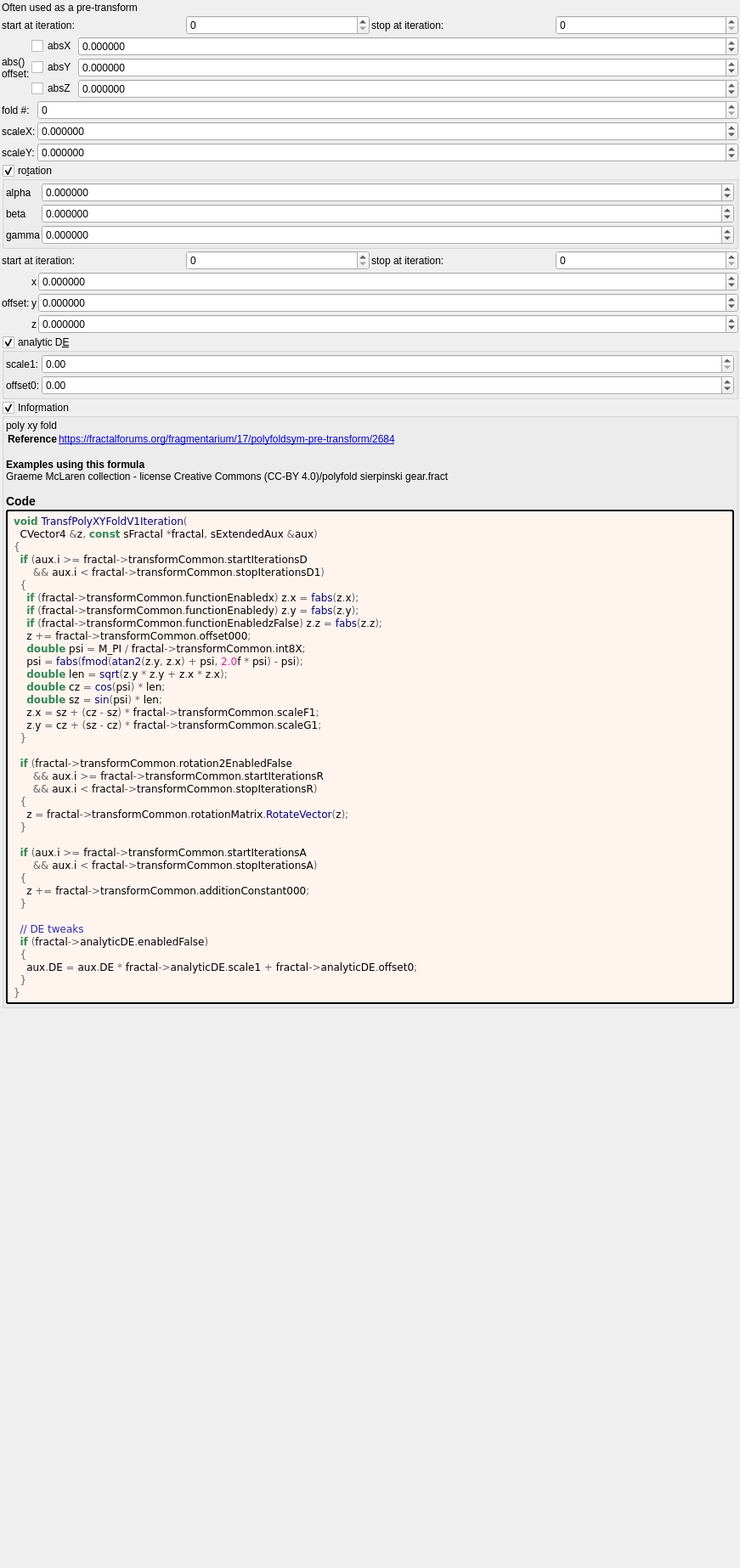
<?xml version="1.0" encoding="UTF-8"?>
<ui version="4.0">
 <class>transf_poly_xy_fold_v1</class>
 <widget class="QWidget" name="Form">
  <property name="geometry">
   <rect>
    <x>0</x>
    <y>0</y>
    <width>871</width>
    <height>1846</height>
   </rect>
  </property>
  <property name="windowTitle">
   <string notr="true">transf_poly_xy_fold_v1</string>
  </property>
  <layout class="QVBoxLayout" name="verticalLayout">
   <property name="spacing">
    <number>2</number>
   </property>
   <property name="leftMargin">
    <number>2</number>
   </property>
   <property name="topMargin">
    <number>2</number>
   </property>
   <property name="rightMargin">
    <number>2</number>
   </property>
   <property name="bottomMargin">
    <number>2</number>
   </property>
   <item>
    <widget class="QLabel" name="label_168">
     <property name="text">
      <string>Often used as a pre-transform</string>
     </property>
    </widget>
   </item>
   <item>
    <layout class="QGridLayout" name="gridLayout_70">
     <property name="spacing">
      <number>2</number>
     </property>
     <item row="0" column="2">
      <widget class="QLabel" name="label_265">
       <property name="text">
        <string>stop at iteration:</string>
       </property>
      </widget>
     </item>
     <item row="0" column="0">
      <widget class="QLabel" name="label_266">
       <property name="text">
        <string>start at iteration:</string>
       </property>
      </widget>
     </item>
     <item row="0" column="3">
      <widget class="MySpinBox" name="spinboxInt_transf_stop_iterations_D1">
       <property name="sizePolicy">
        <sizepolicy hsizetype="Minimum" vsizetype="Maximum">
         <horstretch>0</horstretch>
         <verstretch>0</verstretch>
        </sizepolicy>
       </property>
       <property name="maximum">
        <number>999</number>
       </property>
      </widget>
     </item>
     <item row="0" column="1">
      <widget class="MySpinBox" name="spinboxInt_transf_start_iterations_D">
       <property name="sizePolicy">
        <sizepolicy hsizetype="Minimum" vsizetype="Maximum">
         <horstretch>0</horstretch>
         <verstretch>0</verstretch>
        </sizepolicy>
       </property>
       <property name="maximum">
        <number>999</number>
       </property>
      </widget>
     </item>
    </layout>
   </item>
   <item>
    <layout class="QGridLayout" name="gridLayout_12" columnstretch="0,0,1">
     <property name="spacing">
      <number>2</number>
     </property>
     <item row="2" column="2">
      <widget class="MyDoubleSpinBox" name="spinbox3_transf_offset_000_z">
       <property name="sizePolicy">
        <sizepolicy hsizetype="Minimum" vsizetype="Maximum">
         <horstretch>0</horstretch>
         <verstretch>0</verstretch>
        </sizepolicy>
       </property>
       <property name="prefix">
        <string/>
       </property>
       <property name="suffix">
        <string/>
       </property>
       <property name="decimals">
        <number>6</number>
       </property>
       <property name="minimum">
        <double>-99.989999999999995</double>
       </property>
       <property name="maximum">
        <double>99.989999999999995</double>
       </property>
       <property name="singleStep">
        <double>0.100000000000000</double>
       </property>
      </widget>
     </item>
     <item row="1" column="2">
      <widget class="MyDoubleSpinBox" name="spinbox3_transf_offset_000_y">
       <property name="sizePolicy">
        <sizepolicy hsizetype="Minimum" vsizetype="Maximum">
         <horstretch>0</horstretch>
         <verstretch>0</verstretch>
        </sizepolicy>
       </property>
       <property name="prefix">
        <string/>
       </property>
       <property name="suffix">
        <string/>
       </property>
       <property name="decimals">
        <number>6</number>
       </property>
       <property name="minimum">
        <double>-99.989999999999995</double>
       </property>
       <property name="maximum">
        <double>99.989999999999995</double>
       </property>
       <property name="singleStep">
        <double>0.100000000000000</double>
       </property>
      </widget>
     </item>
     <item row="0" column="2">
      <widget class="MyDoubleSpinBox" name="spinbox3_transf_offset_000_x">
       <property name="sizePolicy">
        <sizepolicy hsizetype="Minimum" vsizetype="Maximum">
         <horstretch>0</horstretch>
         <verstretch>0</verstretch>
        </sizepolicy>
       </property>
       <property name="prefix">
        <string/>
       </property>
       <property name="suffix">
        <string/>
       </property>
       <property name="decimals">
        <number>6</number>
       </property>
       <property name="minimum">
        <double>-99.989999999999995</double>
       </property>
       <property name="maximum">
        <double>99.989999999999995</double>
       </property>
       <property name="singleStep">
        <double>0.100000000000000</double>
       </property>
      </widget>
     </item>
     <item row="0" column="0" rowspan="3">
      <widget class="QLabel" name="label_261">
       <property name="text">
        <string>abs()
offset:</string>
       </property>
      </widget>
     </item>
     <item row="0" column="1">
      <widget class="MyCheckBox" name="checkBox_transf_function_enabledx">
       <property name="text">
        <string>absX</string>
       </property>
      </widget>
     </item>
     <item row="1" column="1">
      <widget class="MyCheckBox" name="checkBox_transf_function_enabledy">
       <property name="text">
        <string>absY</string>
       </property>
      </widget>
     </item>
     <item row="2" column="1">
      <widget class="MyCheckBox" name="checkBox_transf_function_enabledz_false">
       <property name="text">
        <string>absZ</string>
       </property>
      </widget>
     </item>
    </layout>
   </item>
   <item>
    <layout class="QGridLayout" name="gridLayout_13" columnstretch="0,1">
     <property name="spacing">
      <number>2</number>
     </property>
     <item row="0" column="1">
      <widget class="MySpinBox" name="spinboxInt_transf_int8_X">
       <property name="sizePolicy">
        <sizepolicy hsizetype="Minimum" vsizetype="Maximum">
         <horstretch>0</horstretch>
         <verstretch>0</verstretch>
        </sizepolicy>
       </property>
       <property name="maximum">
        <number>999</number>
       </property>
      </widget>
     </item>
     <item row="2" column="0">
      <widget class="QLabel" name="label_48">
       <property name="text">
        <string notr="true">scaleY:</string>
       </property>
      </widget>
     </item>
     <item row="1" column="0">
      <widget class="QLabel" name="label_47">
       <property name="text">
        <string notr="true">scaleX:</string>
       </property>
      </widget>
     </item>
     <item row="2" column="1">
      <widget class="MyDoubleSpinBox" name="spinbox_transf_scaleG_1">
       <property name="enabled">
        <bool>true</bool>
       </property>
       <property name="sizePolicy">
        <sizepolicy hsizetype="Minimum" vsizetype="Maximum">
         <horstretch>0</horstretch>
         <verstretch>0</verstretch>
        </sizepolicy>
       </property>
       <property name="prefix">
        <string/>
       </property>
       <property name="suffix">
        <string/>
       </property>
       <property name="decimals">
        <number>6</number>
       </property>
       <property name="minimum">
        <double>-99.989999999999995</double>
       </property>
       <property name="maximum">
        <double>99.989999999999995</double>
       </property>
       <property name="singleStep">
        <double>0.100000000000000</double>
       </property>
      </widget>
     </item>
     <item row="1" column="1">
      <widget class="MyDoubleSpinBox" name="spinbox_transf_scaleF_1">
       <property name="enabled">
        <bool>true</bool>
       </property>
       <property name="sizePolicy">
        <sizepolicy hsizetype="Minimum" vsizetype="Maximum">
         <horstretch>0</horstretch>
         <verstretch>0</verstretch>
        </sizepolicy>
       </property>
       <property name="prefix">
        <string/>
       </property>
       <property name="suffix">
        <string/>
       </property>
       <property name="decimals">
        <number>6</number>
       </property>
       <property name="minimum">
        <double>-99.989999999999995</double>
       </property>
       <property name="maximum">
        <double>99.989999999999995</double>
       </property>
       <property name="singleStep">
        <double>0.100000000000000</double>
       </property>
      </widget>
     </item>
     <item row="0" column="0">
      <widget class="QLabel" name="label_50">
       <property name="text">
        <string notr="true">fold #:</string>
       </property>
      </widget>
     </item>
    </layout>
   </item>
   <item>
    <widget class="MyGroupBox" name="groupCheck_transf_rotation2_enabled_false">
     <property name="title">
      <string>ro&amp;tation</string>
     </property>
     <property name="checkable">
      <bool>true</bool>
     </property>
     <layout class="QVBoxLayout" name="verticalLayout_9" stretch="0">
      <property name="spacing">
       <number>2</number>
      </property>
      <property name="leftMargin">
       <number>2</number>
      </property>
      <property name="topMargin">
       <number>2</number>
      </property>
      <property name="rightMargin">
       <number>2</number>
      </property>
      <property name="bottomMargin">
       <number>2</number>
      </property>
      <item>
       <layout class="QGridLayout" name="gridLayout_14" columnstretch="0,1">
        <property name="spacing">
         <number>2</number>
        </property>
        <item row="1" column="1">
         <widget class="MyDoubleSpinBox" name="spinboxd3_transf_rotation_y">
          <property name="sizePolicy">
           <sizepolicy hsizetype="Minimum" vsizetype="Maximum">
            <horstretch>0</horstretch>
            <verstretch>0</verstretch>
           </sizepolicy>
          </property>
          <property name="prefix">
           <string/>
          </property>
          <property name="suffix">
           <string/>
          </property>
          <property name="decimals">
           <number>6</number>
          </property>
          <property name="minimum">
           <double>-36000.000000000000000</double>
          </property>
          <property name="maximum">
           <double>36000.000000000000000</double>
          </property>
          <property name="singleStep">
           <double>1.000000000000000</double>
          </property>
         </widget>
        </item>
        <item row="0" column="1">
         <widget class="MyDoubleSpinBox" name="spinboxd3_transf_rotation_x">
          <property name="sizePolicy">
           <sizepolicy hsizetype="Minimum" vsizetype="Maximum">
            <horstretch>0</horstretch>
            <verstretch>0</verstretch>
           </sizepolicy>
          </property>
          <property name="prefix">
           <string/>
          </property>
          <property name="suffix">
           <string/>
          </property>
          <property name="decimals">
           <number>6</number>
          </property>
          <property name="minimum">
           <double>-36000.000000000000000</double>
          </property>
          <property name="maximum">
           <double>36000.000000000000000</double>
          </property>
          <property name="singleStep">
           <double>1.000000000000000</double>
          </property>
         </widget>
        </item>
        <item row="2" column="1">
         <widget class="MyDoubleSpinBox" name="spinboxd3_transf_rotation_z">
          <property name="sizePolicy">
           <sizepolicy hsizetype="Minimum" vsizetype="Maximum">
            <horstretch>0</horstretch>
            <verstretch>0</verstretch>
           </sizepolicy>
          </property>
          <property name="prefix">
           <string/>
          </property>
          <property name="suffix">
           <string/>
          </property>
          <property name="decimals">
           <number>6</number>
          </property>
          <property name="minimum">
           <double>-36000.000000000000000</double>
          </property>
          <property name="maximum">
           <double>36000.000000000000000</double>
          </property>
          <property name="singleStep">
           <double>1.000000000000000</double>
          </property>
         </widget>
        </item>
        <item row="0" column="0">
         <widget class="QLabel" name="label_46">
          <property name="text">
           <string notr="true">alpha</string>
          </property>
         </widget>
        </item>
        <item row="2" column="0">
         <widget class="QLabel" name="label_45">
          <property name="text">
           <string notr="true">gamma</string>
          </property>
         </widget>
        </item>
        <item row="1" column="0">
         <widget class="QLabel" name="label_49">
          <property name="text">
           <string notr="true">beta</string>
          </property>
         </widget>
        </item>
       </layout>
      </item>
     </layout>
    </widget>
   </item>
   <item>
    <layout class="QGridLayout" name="gridLayout_62">
     <property name="spacing">
      <number>2</number>
     </property>
     <item row="0" column="0">
      <widget class="QLabel" name="label_246">
       <property name="text">
        <string>start at iteration:</string>
       </property>
      </widget>
     </item>
     <item row="0" column="1">
      <widget class="MySpinBox" name="spinboxInt_transf_start_iterations_A">
       <property name="sizePolicy">
        <sizepolicy hsizetype="Minimum" vsizetype="Maximum">
         <horstretch>0</horstretch>
         <verstretch>0</verstretch>
        </sizepolicy>
       </property>
       <property name="maximum">
        <number>999</number>
       </property>
      </widget>
     </item>
     <item row="0" column="2">
      <widget class="QLabel" name="label_247">
       <property name="text">
        <string>stop at iteration:</string>
       </property>
      </widget>
     </item>
     <item row="0" column="3">
      <widget class="MySpinBox" name="spinboxInt_transf_stop_iterations_A">
       <property name="sizePolicy">
        <sizepolicy hsizetype="Minimum" vsizetype="Maximum">
         <horstretch>0</horstretch>
         <verstretch>0</verstretch>
        </sizepolicy>
       </property>
       <property name="maximum">
        <number>999</number>
       </property>
      </widget>
     </item>
    </layout>
   </item>
   <item>
    <layout class="QGridLayout" name="gridLayout_44" columnstretch="0,0,1">
     <property name="spacing">
      <number>2</number>
     </property>
     <item row="0" column="1">
      <widget class="QLabel" name="label_160">
       <property name="text">
        <string notr="true">x</string>
       </property>
      </widget>
     </item>
     <item row="1" column="1">
      <widget class="QLabel" name="label_162">
       <property name="text">
        <string notr="true">y</string>
       </property>
      </widget>
     </item>
     <item row="0" column="0" rowspan="3">
      <widget class="QLabel" name="label_164">
       <property name="text">
        <string>offset:</string>
       </property>
      </widget>
     </item>
     <item row="2" column="2">
      <widget class="MyDoubleSpinBox" name="spinbox3_transf_addition_constant_z">
       <property name="sizePolicy">
        <sizepolicy hsizetype="Minimum" vsizetype="Maximum">
         <horstretch>0</horstretch>
         <verstretch>0</verstretch>
        </sizepolicy>
       </property>
       <property name="prefix">
        <string/>
       </property>
       <property name="suffix">
        <string/>
       </property>
       <property name="decimals">
        <number>6</number>
       </property>
       <property name="minimum">
        <double>-99.989999999999995</double>
       </property>
       <property name="maximum">
        <double>99.989999999999995</double>
       </property>
       <property name="singleStep">
        <double>0.100000000000000</double>
       </property>
      </widget>
     </item>
     <item row="0" column="2">
      <widget class="MyDoubleSpinBox" name="spinbox3_transf_addition_constant_x">
       <property name="sizePolicy">
        <sizepolicy hsizetype="Minimum" vsizetype="Maximum">
         <horstretch>0</horstretch>
         <verstretch>0</verstretch>
        </sizepolicy>
       </property>
       <property name="prefix">
        <string/>
       </property>
       <property name="suffix">
        <string/>
       </property>
       <property name="decimals">
        <number>6</number>
       </property>
       <property name="minimum">
        <double>-99.989999999999995</double>
       </property>
       <property name="maximum">
        <double>99.989999999999995</double>
       </property>
       <property name="singleStep">
        <double>0.100000000000000</double>
       </property>
      </widget>
     </item>
     <item row="1" column="2">
      <widget class="MyDoubleSpinBox" name="spinbox3_transf_addition_constant_y">
       <property name="sizePolicy">
        <sizepolicy hsizetype="Minimum" vsizetype="Maximum">
         <horstretch>0</horstretch>
         <verstretch>0</verstretch>
        </sizepolicy>
       </property>
       <property name="prefix">
        <string/>
       </property>
       <property name="suffix">
        <string/>
       </property>
       <property name="decimals">
        <number>6</number>
       </property>
       <property name="minimum">
        <double>-99.989999999999995</double>
       </property>
       <property name="maximum">
        <double>99.989999999999995</double>
       </property>
       <property name="singleStep">
        <double>0.100000000000000</double>
       </property>
      </widget>
     </item>
     <item row="2" column="1">
      <widget class="QLabel" name="label_163">
       <property name="text">
        <string notr="true">z</string>
       </property>
      </widget>
     </item>
    </layout>
   </item>
   <item>
    <widget class="MyGroupBox" name="groupCheck_analyticDE_enabled_false">
     <property name="title">
      <string>analytic D&amp;E</string>
     </property>
     <property name="checkable">
      <bool>true</bool>
     </property>
     <layout class="QVBoxLayout" name="verticalLayout_12" stretch="0">
      <property name="spacing">
       <number>2</number>
      </property>
      <property name="leftMargin">
       <number>2</number>
      </property>
      <property name="topMargin">
       <number>2</number>
      </property>
      <property name="rightMargin">
       <number>2</number>
      </property>
      <property name="bottomMargin">
       <number>2</number>
      </property>
      <item>
       <layout class="QGridLayout" name="gridLayout_28" columnstretch="0,0,1">
        <property name="spacing">
         <number>2</number>
        </property>
        <item row="0" column="2">
         <widget class="MyDoubleSpinBox" name="spinbox_analyticDE_scale_1">
          <property name="sizePolicy">
           <sizepolicy hsizetype="Minimum" vsizetype="Maximum">
            <horstretch>0</horstretch>
            <verstretch>0</verstretch>
           </sizepolicy>
          </property>
          <property name="prefix">
           <string/>
          </property>
          <property name="suffix">
           <string/>
          </property>
          <property name="decimals">
           <number>2</number>
          </property>
          <property name="minimum">
           <double>0.000000000000000</double>
          </property>
          <property name="maximum">
           <double>99.989999999999995</double>
          </property>
          <property name="singleStep">
           <double>0.100000000000000</double>
          </property>
         </widget>
        </item>
        <item row="1" column="2">
         <widget class="MyDoubleSpinBox" name="spinbox_analyticDE_offset_0">
          <property name="sizePolicy">
           <sizepolicy hsizetype="Minimum" vsizetype="Maximum">
            <horstretch>0</horstretch>
            <verstretch>0</verstretch>
           </sizepolicy>
          </property>
          <property name="prefix">
           <string/>
          </property>
          <property name="suffix">
           <string/>
          </property>
          <property name="decimals">
           <number>2</number>
          </property>
          <property name="minimum">
           <double>-99.989999999999995</double>
          </property>
          <property name="maximum">
           <double>99.989999999999995</double>
          </property>
          <property name="singleStep">
           <double>0.100000000000000</double>
          </property>
         </widget>
        </item>
        <item row="0" column="1">
         <widget class="QLabel" name="label_179">
          <property name="text">
           <string>scale1:</string>
          </property>
         </widget>
        </item>
        <item row="1" column="1">
         <widget class="QLabel" name="label_178">
          <property name="text">
           <string>offset0:</string>
          </property>
         </widget>
        </item>
       </layout>
      </item>
     </layout>
    </widget>
   </item>
   <item>
    <widget class="MyGroupBox" name="groupCheck_info">
     <property name="title">
      <string>Info&amp;rmation</string>
     </property>
     <property name="flat">
      <bool>false</bool>
     </property>
     <property name="checkable">
      <bool>true</bool>
     </property>
     <layout class="QVBoxLayout" name="verticalLayout_2">
      <property name="spacing">
       <number>2</number>
      </property>
      <property name="leftMargin">
       <number>2</number>
      </property>
      <property name="topMargin">
       <number>2</number>
      </property>
      <property name="rightMargin">
       <number>2</number>
      </property>
      <property name="bottomMargin">
       <number>2</number>
      </property>
      <item>
       <widget class="QLabel" name="label_information_general">
        <property name="text">
         <string notr="true">&lt;p&gt;poly xy fold&lt;/p&gt;&lt;table&gt;
&lt;tr&gt;&lt;th&gt;Reference&lt;/th&gt;&lt;td&gt;&lt;a href=&quot;https://fractalforums.org/fragmentarium/17/polyfoldsym-pre-transform/2684&quot;&gt;https://fractalforums.org/fragmentarium/17/polyfoldsym-pre-transform/2684&lt;br&gt;
&lt;/td&gt;&lt;/tr&gt;
&lt;/table&gt;
&lt;br&gt;&lt;b&gt;Examples using this formula&lt;/b&gt;&lt;br&gt;Graeme McLaren  collection - license Creative Commons  (CC-BY 4.0)/polyfold sierpinski gear.fract&lt;h3&gt;Code&lt;/h3&gt;</string>
        </property>
        <property name="wordWrap">
         <bool>true</bool>
        </property>
        <property name="openExternalLinks">
         <bool>true</bool>
        </property>
        <property name="textInteractionFlags">
         <set>Qt::LinksAccessibleByMouse|Qt::TextSelectableByMouse</set>
        </property>
       </widget>
      </item>
      <item>
       <widget class="QLabel" name="label_code_content">
        <property name="styleSheet">
         <string notr="true">border-style: outset; border-width: 2px; border-radius: 3px; border-color: black; background-color: #fff5ee; padding: 4px;</string>
        </property>
        <property name="text">
         <string notr="true">&lt;body style=&quot;background-color:#fff5ee&quot;&gt;
&lt;pre style=&quot;color:#000000; background-color:#fff5ee;  font-family:&#039;Courier New&#039;,monospace;&quot;&gt;&lt;span style=&quot;color:#2e8b57; font-weight:bold&quot;&gt;void&lt;/span&gt; &lt;span style=&quot;color:#00008f&quot;&gt;TransfPolyXYFoldV1Iteration&lt;/span&gt;&lt;span style=&quot;color:#676767&quot;&gt;(&lt;/span&gt;
  CVector4 &lt;span style=&quot;color:#676767&quot;&gt;&amp;amp;&lt;/span&gt;z&lt;span style=&quot;color:#676767&quot;&gt;,&lt;/span&gt; &lt;span style=&quot;color:#2e8b57; font-weight:bold&quot;&gt;const&lt;/span&gt; sFractal &lt;span style=&quot;color:#676767&quot;&gt;*&lt;/span&gt;fractal&lt;span style=&quot;color:#676767&quot;&gt;,&lt;/span&gt; sExtendedAux &lt;span style=&quot;color:#676767&quot;&gt;&amp;amp;&lt;/span&gt;aux&lt;span style=&quot;color:#676767&quot;&gt;)&lt;/span&gt;
&lt;span style=&quot;color:#676767&quot;&gt;{&lt;/span&gt;
  &lt;span style=&quot;color:#2e8b57; font-weight:bold&quot;&gt;if&lt;/span&gt; &lt;span style=&quot;color:#676767&quot;&gt;(&lt;/span&gt;aux&lt;span style=&quot;color:#676767&quot;&gt;.&lt;/span&gt;i &lt;span style=&quot;color:#676767&quot;&gt;&amp;gt;=&lt;/span&gt; fractal&lt;span style=&quot;color:#676767&quot;&gt;-&amp;gt;&lt;/span&gt;transformCommon&lt;span style=&quot;color:#676767&quot;&gt;.&lt;/span&gt;startIterationsD
      &lt;span style=&quot;color:#676767&quot;&gt;&amp;amp;&amp;amp;&lt;/span&gt; aux&lt;span style=&quot;color:#676767&quot;&gt;.&lt;/span&gt;i &lt;span style=&quot;color:#676767&quot;&gt;&amp;lt;&lt;/span&gt; fractal&lt;span style=&quot;color:#676767&quot;&gt;-&amp;gt;&lt;/span&gt;transformCommon&lt;span style=&quot;color:#676767&quot;&gt;.&lt;/span&gt;stopIterationsD1&lt;span style=&quot;color:#676767&quot;&gt;)&lt;/span&gt;
  &lt;span style=&quot;color:#676767&quot;&gt;{&lt;/span&gt;
    &lt;span style=&quot;color:#2e8b57; font-weight:bold&quot;&gt;if&lt;/span&gt; &lt;span style=&quot;color:#676767&quot;&gt;(&lt;/span&gt;fractal&lt;span style=&quot;color:#676767&quot;&gt;-&amp;gt;&lt;/span&gt;transformCommon&lt;span style=&quot;color:#676767&quot;&gt;.&lt;/span&gt;functionEnabledx&lt;span style=&quot;color:#676767&quot;&gt;)&lt;/span&gt; z&lt;span style=&quot;color:#676767&quot;&gt;.&lt;/span&gt;x &lt;span style=&quot;color:#676767&quot;&gt;=&lt;/span&gt; &lt;span style=&quot;color:#00008f&quot;&gt;fabs&lt;/span&gt;&lt;span style=&quot;color:#676767&quot;&gt;(&lt;/span&gt;z&lt;span style=&quot;color:#676767&quot;&gt;.&lt;/span&gt;x&lt;span style=&quot;color:#676767&quot;&gt;);&lt;/span&gt;
    &lt;span style=&quot;color:#2e8b57; font-weight:bold&quot;&gt;if&lt;/span&gt; &lt;span style=&quot;color:#676767&quot;&gt;(&lt;/span&gt;fractal&lt;span style=&quot;color:#676767&quot;&gt;-&amp;gt;&lt;/span&gt;transformCommon&lt;span style=&quot;color:#676767&quot;&gt;.&lt;/span&gt;functionEnabledy&lt;span style=&quot;color:#676767&quot;&gt;)&lt;/span&gt; z&lt;span style=&quot;color:#676767&quot;&gt;.&lt;/span&gt;y &lt;span style=&quot;color:#676767&quot;&gt;=&lt;/span&gt; &lt;span style=&quot;color:#00008f&quot;&gt;fabs&lt;/span&gt;&lt;span style=&quot;color:#676767&quot;&gt;(&lt;/span&gt;z&lt;span style=&quot;color:#676767&quot;&gt;.&lt;/span&gt;y&lt;span style=&quot;color:#676767&quot;&gt;);&lt;/span&gt;
    &lt;span style=&quot;color:#2e8b57; font-weight:bold&quot;&gt;if&lt;/span&gt; &lt;span style=&quot;color:#676767&quot;&gt;(&lt;/span&gt;fractal&lt;span style=&quot;color:#676767&quot;&gt;-&amp;gt;&lt;/span&gt;transformCommon&lt;span style=&quot;color:#676767&quot;&gt;.&lt;/span&gt;functionEnabledzFalse&lt;span style=&quot;color:#676767&quot;&gt;)&lt;/span&gt; z&lt;span style=&quot;color:#676767&quot;&gt;.&lt;/span&gt;z &lt;span style=&quot;color:#676767&quot;&gt;=&lt;/span&gt; &lt;span style=&quot;color:#00008f&quot;&gt;fabs&lt;/span&gt;&lt;span style=&quot;color:#676767&quot;&gt;(&lt;/span&gt;z&lt;span style=&quot;color:#676767&quot;&gt;.&lt;/span&gt;z&lt;span style=&quot;color:#676767&quot;&gt;);&lt;/span&gt;
    z &lt;span style=&quot;color:#676767&quot;&gt;+=&lt;/span&gt; fractal&lt;span style=&quot;color:#676767&quot;&gt;-&amp;gt;&lt;/span&gt;transformCommon&lt;span style=&quot;color:#676767&quot;&gt;.&lt;/span&gt;offset000&lt;span style=&quot;color:#676767&quot;&gt;;&lt;/span&gt;
    &lt;span style=&quot;color:#2e8b57; font-weight:bold&quot;&gt;double&lt;/span&gt; psi &lt;span style=&quot;color:#676767&quot;&gt;=&lt;/span&gt; M_PI &lt;span style=&quot;color:#676767&quot;&gt;/&lt;/span&gt; fractal&lt;span style=&quot;color:#676767&quot;&gt;-&amp;gt;&lt;/span&gt;transformCommon&lt;span style=&quot;color:#676767&quot;&gt;.&lt;/span&gt;int8X&lt;span style=&quot;color:#676767&quot;&gt;;&lt;/span&gt;
    psi &lt;span style=&quot;color:#676767&quot;&gt;=&lt;/span&gt; &lt;span style=&quot;color:#00008f&quot;&gt;fabs&lt;/span&gt;&lt;span style=&quot;color:#676767&quot;&gt;(&lt;/span&gt;&lt;span style=&quot;color:#00008f&quot;&gt;fmod&lt;/span&gt;&lt;span style=&quot;color:#676767&quot;&gt;(&lt;/span&gt;&lt;span style=&quot;color:#00008f&quot;&gt;atan2&lt;/span&gt;&lt;span style=&quot;color:#676767&quot;&gt;(&lt;/span&gt;z&lt;span style=&quot;color:#676767&quot;&gt;.&lt;/span&gt;y&lt;span style=&quot;color:#676767&quot;&gt;,&lt;/span&gt; z&lt;span style=&quot;color:#676767&quot;&gt;.&lt;/span&gt;x&lt;span style=&quot;color:#676767&quot;&gt;) +&lt;/span&gt; psi&lt;span style=&quot;color:#676767&quot;&gt;,&lt;/span&gt; &lt;span style=&quot;color:#ff1493&quot;&gt;2.0&lt;/span&gt;f &lt;span style=&quot;color:#676767&quot;&gt;*&lt;/span&gt; psi&lt;span style=&quot;color:#676767&quot;&gt;) -&lt;/span&gt; psi&lt;span style=&quot;color:#676767&quot;&gt;);&lt;/span&gt;
    &lt;span style=&quot;color:#2e8b57; font-weight:bold&quot;&gt;double&lt;/span&gt; len &lt;span style=&quot;color:#676767&quot;&gt;=&lt;/span&gt; &lt;span style=&quot;color:#00008f&quot;&gt;sqrt&lt;/span&gt;&lt;span style=&quot;color:#676767&quot;&gt;(&lt;/span&gt;z&lt;span style=&quot;color:#676767&quot;&gt;.&lt;/span&gt;y &lt;span style=&quot;color:#676767&quot;&gt;*&lt;/span&gt; z&lt;span style=&quot;color:#676767&quot;&gt;.&lt;/span&gt;y &lt;span style=&quot;color:#676767&quot;&gt;+&lt;/span&gt; z&lt;span style=&quot;color:#676767&quot;&gt;.&lt;/span&gt;x &lt;span style=&quot;color:#676767&quot;&gt;*&lt;/span&gt; z&lt;span style=&quot;color:#676767&quot;&gt;.&lt;/span&gt;x&lt;span style=&quot;color:#676767&quot;&gt;);&lt;/span&gt;
    &lt;span style=&quot;color:#2e8b57; font-weight:bold&quot;&gt;double&lt;/span&gt; cz &lt;span style=&quot;color:#676767&quot;&gt;=&lt;/span&gt; &lt;span style=&quot;color:#00008f&quot;&gt;cos&lt;/span&gt;&lt;span style=&quot;color:#676767&quot;&gt;(&lt;/span&gt;psi&lt;span style=&quot;color:#676767&quot;&gt;) *&lt;/span&gt; len&lt;span style=&quot;color:#676767&quot;&gt;;&lt;/span&gt;
    &lt;span style=&quot;color:#2e8b57; font-weight:bold&quot;&gt;double&lt;/span&gt; sz &lt;span style=&quot;color:#676767&quot;&gt;=&lt;/span&gt; &lt;span style=&quot;color:#00008f&quot;&gt;sin&lt;/span&gt;&lt;span style=&quot;color:#676767&quot;&gt;(&lt;/span&gt;psi&lt;span style=&quot;color:#676767&quot;&gt;) *&lt;/span&gt; len&lt;span style=&quot;color:#676767&quot;&gt;;&lt;/span&gt;
    z&lt;span style=&quot;color:#676767&quot;&gt;.&lt;/span&gt;x &lt;span style=&quot;color:#676767&quot;&gt;=&lt;/span&gt; sz &lt;span style=&quot;color:#676767&quot;&gt;+ (&lt;/span&gt;cz &lt;span style=&quot;color:#676767&quot;&gt;-&lt;/span&gt; sz&lt;span style=&quot;color:#676767&quot;&gt;) *&lt;/span&gt; fractal&lt;span style=&quot;color:#676767&quot;&gt;-&amp;gt;&lt;/span&gt;transformCommon&lt;span style=&quot;color:#676767&quot;&gt;.&lt;/span&gt;scaleF1&lt;span style=&quot;color:#676767&quot;&gt;;&lt;/span&gt;
    z&lt;span style=&quot;color:#676767&quot;&gt;.&lt;/span&gt;y &lt;span style=&quot;color:#676767&quot;&gt;=&lt;/span&gt; cz &lt;span style=&quot;color:#676767&quot;&gt;+ (&lt;/span&gt;sz &lt;span style=&quot;color:#676767&quot;&gt;-&lt;/span&gt; cz&lt;span style=&quot;color:#676767&quot;&gt;) *&lt;/span&gt; fractal&lt;span style=&quot;color:#676767&quot;&gt;-&amp;gt;&lt;/span&gt;transformCommon&lt;span style=&quot;color:#676767&quot;&gt;.&lt;/span&gt;scaleG1&lt;span style=&quot;color:#676767&quot;&gt;;&lt;/span&gt;
  &lt;span style=&quot;color:#676767&quot;&gt;}&lt;/span&gt;

  &lt;span style=&quot;color:#2e8b57; font-weight:bold&quot;&gt;if&lt;/span&gt; &lt;span style=&quot;color:#676767&quot;&gt;(&lt;/span&gt;fractal&lt;span style=&quot;color:#676767&quot;&gt;-&amp;gt;&lt;/span&gt;transformCommon&lt;span style=&quot;color:#676767&quot;&gt;.&lt;/span&gt;rotation2EnabledFalse
      &lt;span style=&quot;color:#676767&quot;&gt;&amp;amp;&amp;amp;&lt;/span&gt; aux&lt;span style=&quot;color:#676767&quot;&gt;.&lt;/span&gt;i &lt;span style=&quot;color:#676767&quot;&gt;&amp;gt;=&lt;/span&gt; fractal&lt;span style=&quot;color:#676767&quot;&gt;-&amp;gt;&lt;/span&gt;transformCommon&lt;span style=&quot;color:#676767&quot;&gt;.&lt;/span&gt;startIterationsR
      &lt;span style=&quot;color:#676767&quot;&gt;&amp;amp;&amp;amp;&lt;/span&gt; aux&lt;span style=&quot;color:#676767&quot;&gt;.&lt;/span&gt;i &lt;span style=&quot;color:#676767&quot;&gt;&amp;lt;&lt;/span&gt; fractal&lt;span style=&quot;color:#676767&quot;&gt;-&amp;gt;&lt;/span&gt;transformCommon&lt;span style=&quot;color:#676767&quot;&gt;.&lt;/span&gt;stopIterationsR&lt;span style=&quot;color:#676767&quot;&gt;)&lt;/span&gt;
  &lt;span style=&quot;color:#676767&quot;&gt;{&lt;/span&gt;
    z &lt;span style=&quot;color:#676767&quot;&gt;=&lt;/span&gt; fractal&lt;span style=&quot;color:#676767&quot;&gt;-&amp;gt;&lt;/span&gt;transformCommon&lt;span style=&quot;color:#676767&quot;&gt;.&lt;/span&gt;rotationMatrix&lt;span style=&quot;color:#676767&quot;&gt;.&lt;/span&gt;&lt;span style=&quot;color:#00008f&quot;&gt;RotateVector&lt;/span&gt;&lt;span style=&quot;color:#676767&quot;&gt;(&lt;/span&gt;z&lt;span style=&quot;color:#676767&quot;&gt;);&lt;/span&gt;
  &lt;span style=&quot;color:#676767&quot;&gt;}&lt;/span&gt;

  &lt;span style=&quot;color:#2e8b57; font-weight:bold&quot;&gt;if&lt;/span&gt; &lt;span style=&quot;color:#676767&quot;&gt;(&lt;/span&gt;aux&lt;span style=&quot;color:#676767&quot;&gt;.&lt;/span&gt;i &lt;span style=&quot;color:#676767&quot;&gt;&amp;gt;=&lt;/span&gt; fractal&lt;span style=&quot;color:#676767&quot;&gt;-&amp;gt;&lt;/span&gt;transformCommon&lt;span style=&quot;color:#676767&quot;&gt;.&lt;/span&gt;startIterationsA
      &lt;span style=&quot;color:#676767&quot;&gt;&amp;amp;&amp;amp;&lt;/span&gt; aux&lt;span style=&quot;color:#676767&quot;&gt;.&lt;/span&gt;i &lt;span style=&quot;color:#676767&quot;&gt;&amp;lt;&lt;/span&gt; fractal&lt;span style=&quot;color:#676767&quot;&gt;-&amp;gt;&lt;/span&gt;transformCommon&lt;span style=&quot;color:#676767&quot;&gt;.&lt;/span&gt;stopIterationsA&lt;span style=&quot;color:#676767&quot;&gt;)&lt;/span&gt;
  &lt;span style=&quot;color:#676767&quot;&gt;{&lt;/span&gt;
    z &lt;span style=&quot;color:#676767&quot;&gt;+=&lt;/span&gt; fractal&lt;span style=&quot;color:#676767&quot;&gt;-&amp;gt;&lt;/span&gt;transformCommon&lt;span style=&quot;color:#676767&quot;&gt;.&lt;/span&gt;additionConstant000&lt;span style=&quot;color:#676767&quot;&gt;;&lt;/span&gt;
  &lt;span style=&quot;color:#676767&quot;&gt;}&lt;/span&gt;

  &lt;span style=&quot;color:#2929cc&quot;&gt;// DE tweaks&lt;/span&gt;
  &lt;span style=&quot;color:#2e8b57; font-weight:bold&quot;&gt;if&lt;/span&gt; &lt;span style=&quot;color:#676767&quot;&gt;(&lt;/span&gt;fractal&lt;span style=&quot;color:#676767&quot;&gt;-&amp;gt;&lt;/span&gt;analyticDE&lt;span style=&quot;color:#676767&quot;&gt;.&lt;/span&gt;enabledFalse&lt;span style=&quot;color:#676767&quot;&gt;)&lt;/span&gt;
  &lt;span style=&quot;color:#676767&quot;&gt;{&lt;/span&gt;
    aux&lt;span style=&quot;color:#676767&quot;&gt;.&lt;/span&gt;DE &lt;span style=&quot;color:#676767&quot;&gt;=&lt;/span&gt; aux&lt;span style=&quot;color:#676767&quot;&gt;.&lt;/span&gt;DE &lt;span style=&quot;color:#676767&quot;&gt;*&lt;/span&gt; fractal&lt;span style=&quot;color:#676767&quot;&gt;-&amp;gt;&lt;/span&gt;analyticDE&lt;span style=&quot;color:#676767&quot;&gt;.&lt;/span&gt;scale1 &lt;span style=&quot;color:#676767&quot;&gt;+&lt;/span&gt; fractal&lt;span style=&quot;color:#676767&quot;&gt;-&amp;gt;&lt;/span&gt;analyticDE&lt;span style=&quot;color:#676767&quot;&gt;.&lt;/span&gt;offset0&lt;span style=&quot;color:#676767&quot;&gt;;&lt;/span&gt;
  &lt;span style=&quot;color:#676767&quot;&gt;}&lt;/span&gt;
&lt;span style=&quot;color:#676767&quot;&gt;}&lt;/span&gt;
&lt;/pre&gt;
&lt;/body&gt;</string>
        </property>
        <property name="wordWrap">
         <bool>true</bool>
        </property>
        <property name="openExternalLinks">
         <bool>true</bool>
        </property>
        <property name="textInteractionFlags">
         <set>Qt::LinksAccessibleByMouse|Qt::TextSelectableByMouse</set>
        </property>
       </widget>
      </item>
     </layout>
    </widget>
   </item>
   <item>
    <spacer name="verticalSpacer">
     <property name="orientation">
      <enum>Qt::Vertical</enum>
     </property>
     <property name="sizeHint" stdset="0">
      <size>
       <width>20</width>
       <height>40</height>
      </size>
     </property>
    </spacer>
   </item>
  </layout>
 </widget>
 <customwidgets>
  <customwidget>
   <class>MyGroupBox</class>
   <extends>QGroupBox</extends>
   <header>my_group_box.h</header>
   <container>1</container>
  </customwidget>
  <customwidget>
   <class>MyDoubleSpinBox</class>
   <extends>QDoubleSpinBox</extends>
   <header>my_double_spin_box.h</header>
  </customwidget>
  <customwidget>
   <class>MySpinBox</class>
   <extends>QSpinBox</extends>
   <header>my_spin_box.h</header>
  </customwidget>
  <customwidget>
   <class>MyCheckBox</class>
   <extends>QCheckBox</extends>
   <header>my_check_box.h</header>
  </customwidget>
 </customwidgets>
 <tabstops>
  <tabstop>groupCheck_info</tabstop>
 </tabstops>
 <resources/>
 <connections/>
</ui>
